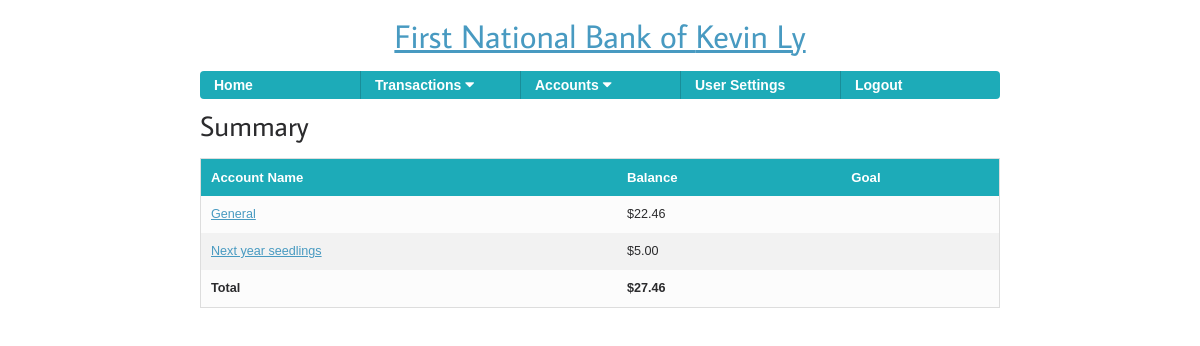
/?p=summary (signed in), run on the app's committed database.
### tables this page shows
CREATE TABLE Users (
   id INT PRIMARY KEY AUTO_INCREMENT,
   firstName VARCHAR(32) NOT NULL,
   lastName VARCHAR(32) NOT NULL,
   nickName VARCHAR(32),
   userName VARCHAR(32) UNIQUE,
   password VARCHAR(32) NOT NULL,
   defaultAcc INT
);

CREATE TABLE Accounts ( 
   accId INT PRIMARY KEY AUTO_INCREMENT,
   userId INT NOT NULL,
   accType VARCHAR(16) NOT NULL,  
   goalId INT,
   accName VARCHAR(32) NOT NULL DEFAULT 'Primary Account',
   CONSTRAINT Accounts_userId FOREIGN KEY(userId) REFERENCES Users(id)
);

### includes/functions.php (called while the page is built, shortened)
<?php
function getName() {
   $query = sprintf("SELECT firstName, lastName, nickName FROM Users WHERE id = '%d'",
    $_SESSION['this_id']);
   $result = mysql_query($query);
   while ($row = mysql_fetch_array($result)) {
      $firstName = $row['firstName'];
      $lastName = $row['lastName'];
      $nickName = $row['nickName'];
   }
   if ($nickName) {
      return $nickName;
   }
   else {
      return $firstName . ' ' . $lastName;
   }
}
function amtToStr($cents) {
   $str = sprintf("$%.2f", abs($cents / 100));
   if ($cents < 0)
      return "-" . $str;
   else
      return $str;
}
function amtToStrColor($cents) {
   if ($cents < 0)
      return "<span class=\"red\">" . amtToStr($cents) . "</span>";
   else
      return amtToStr($cents);
}
?>

### includes/logged-in/summary.php (the view)
<?php if ($include) {
function getBalance($accId) {
   $balance = 0;
   $query = sprintf("SELECT SUM(amount) AS total FROM Transactions WHERE accId = '%d'", $accId);
   $result = mysql_query($query);
   while ($row = mysql_fetch_array($result)) {
      $balance = $balance + $row['total'];
   }
   $query = sprintf("SELECT SUM(amount) AS total FROM Transfers WHERE transferTo = '%d'", $accId);
   $result = mysql_query($query);
   while ($row = mysql_fetch_array($result)) {
      $balance = $balance + $row['total'];
   }
   return $balance;
}
?>
<h2 class="AverageSans">Summary</h2>
<table>
   <thead style="font-size: 12px;">
      <tr>
         <th>Account Name</th>
         <th>Balance</th>
         <th>Goal</th>
      </tr>
   </thead>
   <tbody>
<?php
$total = 0;
$query = sprintf("SELECT * FROM Accounts WHERE userId = %d ORDER BY accId", $_SESSION['this_id']);
$result = mysql_query($query);
while ($row = mysql_fetch_array($result)) {
   $name = $row['accName'];
   $balance = getBalance($row['accId']);
   $total = $total + $balance;
?>
      <tr>
         <td><a href="?p=transactions&amp;sort=account&amp;q=1"><?php echo $name; ?></a></td>
         <td><?php echo amtToStrColor($balance); ?></td>
         <td></td>
      </tr>
<?php } ?>
      <tr style="font-weight: bold;">
         <td>Total</td>
         <td><?php echo amtToStr($total); ?></td>
         <td></td>
      </tr>
   </tbody>
</table>
<?php } ?>

### includes/logged-in/header.php (shortened to what this page needs)
<?php if ($include) { ?>
<!doctype html>
<html>
<head>
<link type="text/css" rel="stylesheet" href="css/groundwork.css">
</head>
<body>
<div class="row">
<div class="four sixths centered">
<h1 class="AverageSans align-center gapped responsive">
   <a href="index.php">First National Bank of <?php echo getName(); ?></a>
</h1>
<nav>
<ul class="row">
   <li class="one fifth"><a href="index.php">Home</a></li>
   <li class="menu one fifth">
      <a href="?p=transactions">Transactions</a>
   </li>
   <li class="menu one fifth">
      <a href="#">Accounts</a>
   </li>
   <li class="one fifth"><a href="?p=settings">User Settings</a></li>
   <li class="one fifth"><a href="?p=logout">Logout</a></li>
</ul>
</nav>
<div class="row pad-top pad-bottom">
<? } ?>

### data on the page
users: getName() "Kevin Ly"
accounts: accName "General", balance "$22.46"
accounts: accName "Next year seedlings", balance "$5.00"

### other printed values
amtToStr($total) "$27.46"
